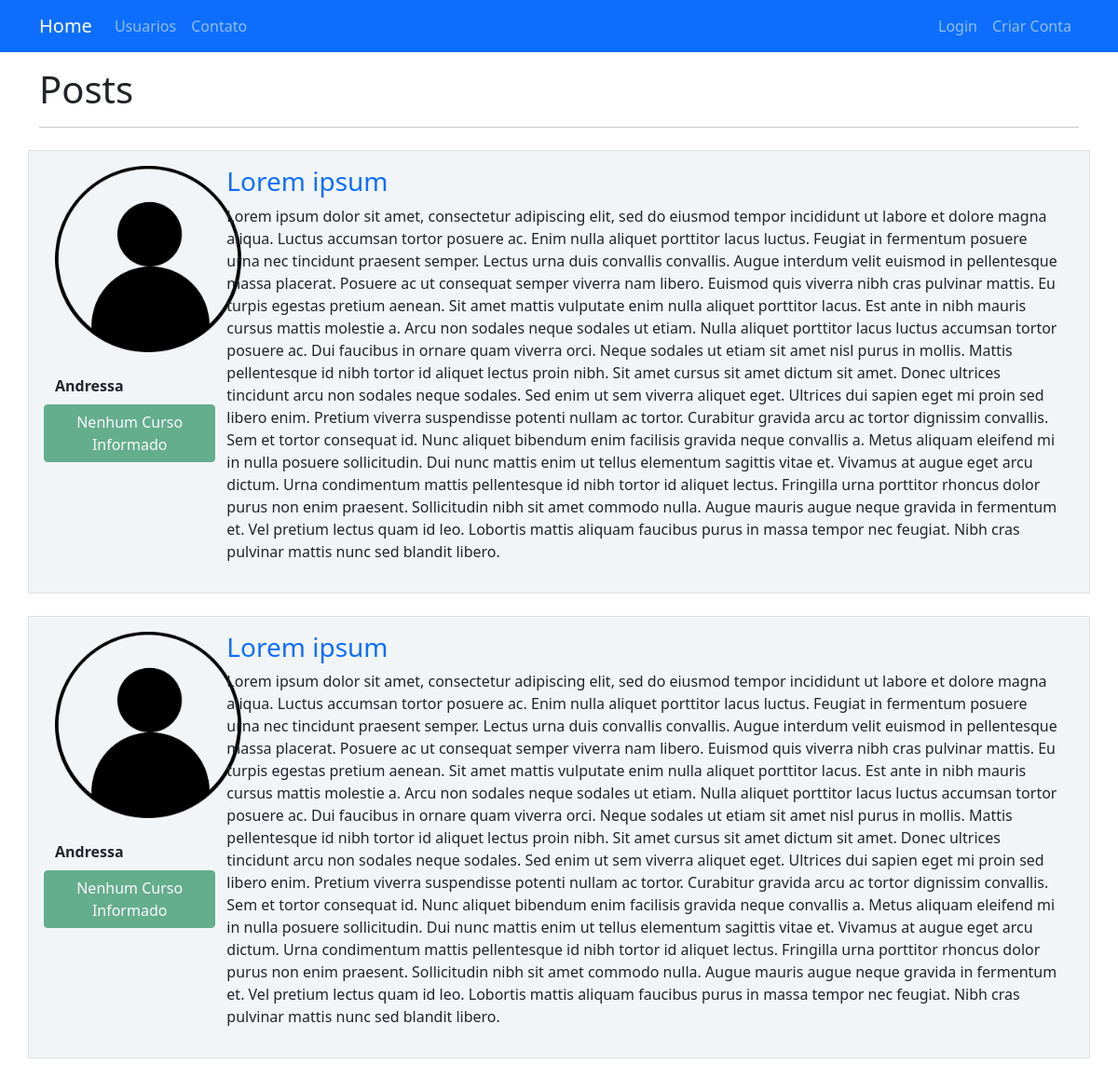
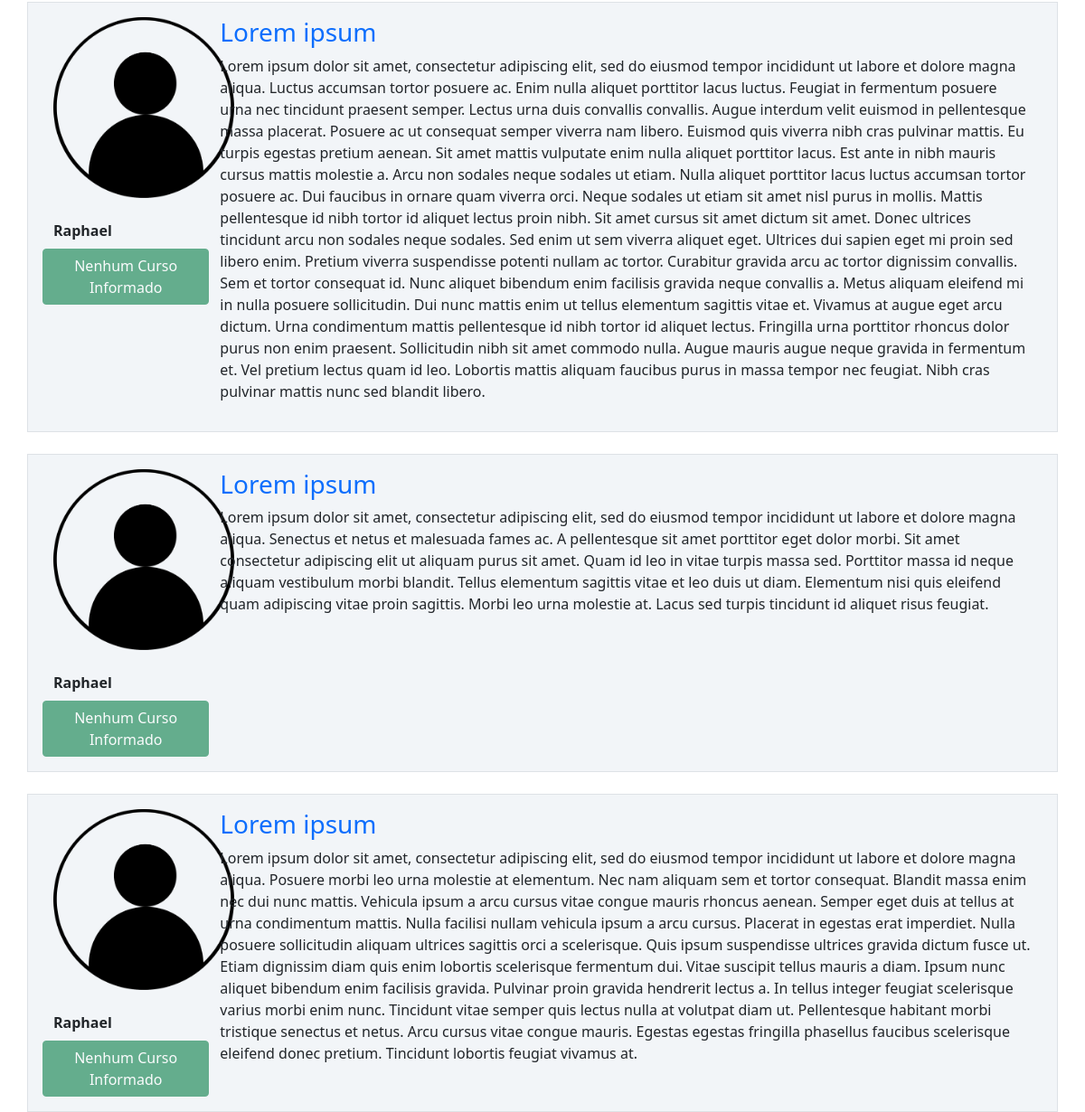
The page / on the database its author committed (2 pictures, top to bottom).
### comunidadeimpressionadora/models.py (models this page shows, shortened)
class Post(database.Model):
    id = database.Column(database.Integer, primary_key=True)
    titulo = database.Column(database.String, nullable=False)
    corpo = database.Column(database.Text, nullable=False)
    data_criacao = database.Column(database.DateTime, nullable=False, default=datetime.utcnow)
    id_usuario = database.Column(database.Integer, database.ForeignKey('usuario.id'), nullable=False)

class Usuario(database.Model, UserMixin):
    id = database.Column(database.Integer, primary_key=True)
    username = database.Column(database.String, nullable=False, unique=True)
    email = database.Column(database.String, nullable=False, unique=True)
    senha = database.Column(database.String, nullable=False)
    foto_perfil = database.Column(database.String, default='default.jpg')
    posts = database.relationship('Post', backref='autor', lazy=True)
    cursos = database.Column(database.String, nullable=False, default='Não Informado')

### comunidadeimpressionadora/routes.py (the view)
@app.route('/')
def home():
    posts = Post.query.order_by(Post.id.desc())
    return render_template('home.html', posts=posts)

### comunidadeimpressionadora/templates/home.html
{% extends 'base.html' %}
{% block body %}
    <div class="container mt-3">
        <h1>Posts</h1>
        <hr>
        {% for post in posts %}
            <div class="row border mt-4 p-3 cssposts">
                <div class="col col-2">
                    <div class="image pe-2"> <img src="{{ url_for('static', filename='fotos_perfil/{}'.format(post.autor.foto_perfil)) }}" class="rounded" width="200"> </div><br>
                    <strong>{{ post.autor.username }}</strong><br>
                    <div class="row">
                        {% if 'Não Informado' in post.autor.cursos or post.autor.cursos == '' %}
                            <button type="button" class="btn btn-success mt-2" disabled>Nenhum Curso Informado</button>
                        {% elif post.autor.cursos %}
                            {% for curso in post.autor.cursos.split(';') %}
                                <button type="button" class="btn btn-success mt-2" disabled>{{ curso }}</button>
                            {% endfor %}
                        {% endif %}
                    </div>
                </div>
                <div class="col col-10">
                    <a style="text-decoration: none" href="{{ url_for('exibir_post', post_id=post.id) }}"><h3>{{ post.titulo }}</h3></a>
                    <p>{{ post.corpo }}</p>
                </div>
            </div>
        {% endfor %}
    </div>
{% endblock %}

### comunidadeimpressionadora/static/main.css (style rules this page uses)
.cssposts { background: #f2f5f8 !important; }

### rows shown on the page
Post: foto_perfil (placeholder picture), autor.username "Andressa", titulo "Lorem ipsum", corpo "Lorem ipsum dolor sit amet, consectetur adipiscing elit, sed do eiusmod tempor incididunt ut labore et dolore magna aliqua. Luctus accumsan tortor posuere ac. Enim nulla aliquet porttitor lacus luctus. Feugiat in fermentum posuere urna nec tincidunt praesent semper. Lectus urna duis convallis convallis. Augue interdum velit euismod in pellentesque massa placerat. Posuere ac ut consequat semper viverra nam libero. Euismod quis viverra nibh cras pulvinar mattis. Eu turpis egestas pretium aenean. Sit amet mattis vulputate enim nulla aliquet porttitor lacus. Est ante in nibh mauris cursus mattis molestie a. Arcu non sodales neque sodales ut etiam. Nulla aliquet porttitor lacus luctus accumsan…"
Post: foto_perfil (placeholder picture), autor.username "Andressa", titulo "Lorem ipsum", corpo "Lorem ipsum dolor sit amet, consectetur adipiscing elit, sed do eiusmod tempor incididunt ut labore et dolore magna aliqua. Luctus accumsan tortor posuere ac. Enim nulla aliquet porttitor lacus luctus. Feugiat in fermentum posuere urna nec tincidunt praesent semper. Lectus urna duis convallis convallis. Augue interdum velit euismod in pellentesque massa placerat. Posuere ac ut consequat semper viverra nam libero. Euismod quis viverra nibh cras pulvinar mattis. Eu turpis egestas pretium aenean. Sit amet mattis vulputate enim nulla aliquet porttitor lacus. Est ante in nibh mauris cursus mattis molestie a. Arcu non sodales neque sodales ut etiam. Nulla aliquet porttitor lacus luctus accumsan…"
Post: foto_perfil (placeholder picture), autor.username "Raphael", titulo "Lorem ipsum", corpo "Lorem ipsum dolor sit amet, consectetur adipiscing elit, sed do eiusmod tempor incididunt ut labore et dolore magna aliqua. Luctus accumsan tortor posuere ac. Enim nulla aliquet porttitor lacus luctus. Feugiat in fermentum posuere urna nec tincidunt praesent semper. Lectus urna duis convallis convallis. Augue interdum velit euismod in pellentesque massa placerat. Posuere ac ut consequat semper viverra nam libero. Euismod quis viverra nibh cras pulvinar mattis. Eu turpis egestas pretium aenean. Sit amet mattis vulputate enim nulla aliquet porttitor lacus. Est ante in nibh mauris cursus mattis molestie a. Arcu non sodales neque sodales ut etiam. Nulla aliquet porttitor lacus luctus accumsan…"
Post: foto_perfil (placeholder picture), autor.username "Raphael", titulo "Lorem ipsum", corpo "Lorem ipsum dolor sit amet, consectetur adipiscing elit, sed do eiusmod tempor incididunt ut labore et dolore magna aliqua. Senectus et netus et malesuada fames ac. A pellentesque sit amet porttitor eget dolor morbi. Sit amet consectetur adipiscing elit ut aliquam purus sit amet. Quam id leo in vitae turpis massa sed. Porttitor massa id neque aliquam vestibulum morbi blandit. Tellus elementum sagittis vitae et leo duis ut diam. Elementum nisi quis eleifend quam adipiscing vitae proin sagittis. Morbi leo urna molestie at. Lacus sed turpis tincidunt id aliquet risus feugiat."
Post: foto_perfil (placeholder picture), autor.username "Raphael", titulo "Lorem ipsum", corpo "Lorem ipsum dolor sit amet, consectetur adipiscing elit, sed do eiusmod tempor incididunt ut labore et dolore magna aliqua. Posuere morbi leo urna molestie at elementum. Nec nam aliquam sem et tortor consequat. Blandit massa enim nec dui nunc mattis. Vehicula ipsum a arcu cursus vitae congue mauris rhoncus aenean. Semper eget duis at tellus at urna condimentum mattis. Nulla facilisi nullam vehicula ipsum a arcu cursus. Placerat in egestas erat imperdiet. Nulla posuere sollicitudin aliquam ultrices sagittis orci a scelerisque. Quis ipsum suspendisse ultrices gravida dictum fusce ut. Etiam dignissim diam quis enim lobortis scelerisque fermentum dui. Vitae suscipit tellus mauris a diam. Ipsum…"
